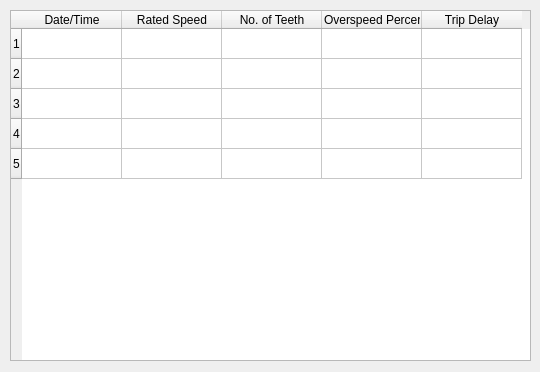
<?xml version="1.0" encoding="UTF-8"?>
<ui version="4.0">
 <class>LogWindow</class>
 <widget class="QDialog" name="LogWindow">
  <property name="geometry">
   <rect>
    <x>0</x>
    <y>0</y>
    <width>540</width>
    <height>372</height>
   </rect>
  </property>
  <property name="windowTitle">
   <string>Write Log</string>
  </property>
  <widget class="QTableWidget" name="logTable">
   <property name="enabled">
    <bool>true</bool>
   </property>
   <property name="geometry">
    <rect>
     <x>10</x>
     <y>10</y>
     <width>521</width>
     <height>351</height>
    </rect>
   </property>
   <property name="editTriggers">
    <set>QAbstractItemView::NoEditTriggers</set>
   </property>
   <property name="rowCount">
    <number>5</number>
   </property>
   <row/>
   <row/>
   <row/>
   <row/>
   <row/>
   <column>
    <property name="text">
     <string>Date/Time</string>
    </property>
   </column>
   <column>
    <property name="text">
     <string>Rated Speed</string>
    </property>
   </column>
   <column>
    <property name="text">
     <string>No. of Teeth</string>
    </property>
   </column>
   <column>
    <property name="text">
     <string>Overspeed Percentage</string>
    </property>
    <property name="textAlignment">
     <set>AlignLeading|AlignVCenter</set>
    </property>
   </column>
   <column>
    <property name="text">
     <string>Trip Delay</string>
    </property>
   </column>
  </widget>
 </widget>
 <resources/>
 <connections/>
</ui>
